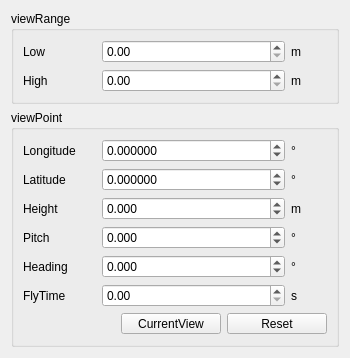
<?xml version="1.0" encoding="UTF-8"?>
<ui version="4.0">
 <class>view_point_stye_widget</class>
 <widget class="QWidget" name="view_point_stye_widget">
  <property name="geometry">
   <rect>
    <x>0</x>
    <y>0</y>
    <width>350</width>
    <height>358</height>
   </rect>
  </property>
  <property name="sizePolicy">
   <sizepolicy hsizetype="Preferred" vsizetype="Preferred">
    <horstretch>0</horstretch>
    <verstretch>0</verstretch>
   </sizepolicy>
  </property>
  <property name="maximumSize">
   <size>
    <width>177776</width>
    <height>177776</height>
   </size>
  </property>
  <property name="windowTitle">
   <string>ViewPointStyleWidget</string>
  </property>
  <layout class="QVBoxLayout" name="verticalLayout_2">
   <item>
    <widget class="QGroupBox" name="groupBox_viewRange">
     <property name="title">
      <string>viewRange</string>
     </property>
     <layout class="QGridLayout" name="gridLayout_3" columnstretch="2,5,1">
      <item row="0" column="0">
       <widget class="QLabel" name="lable_range_low">
        <property name="text">
         <string>Low</string>
        </property>
       </widget>
      </item>
      <item row="0" column="1">
       <widget class="QDoubleSpinBox" name="doubleSpinBox_rangeLow">
        <property name="decimals">
         <number>2</number>
        </property>
        <property name="minimum">
         <double>0.000000000000000</double>
        </property>
        <property name="maximum">
         <double>100000000.000000000000000</double>
        </property>
        <property name="singleStep">
         <double>1.000000000000000</double>
        </property>
       </widget>
      </item>
      <item row="0" column="2">
       <widget class="QLabel" name="label_16">
        <property name="text">
         <string>m</string>
        </property>
       </widget>
      </item>
      <item row="1" column="0">
       <widget class="QLabel" name="lable_range_high">
        <property name="text">
         <string>High</string>
        </property>
       </widget>
      </item>
      <item row="1" column="1">
       <widget class="QDoubleSpinBox" name="doubleSpinBox_rangeHigh">
        <property name="decimals">
         <number>2</number>
        </property>
        <property name="minimum">
         <double>0.000000000000000</double>
        </property>
        <property name="maximum">
         <double>100000000.000000000000000</double>
        </property>
       </widget>
      </item>
      <item row="1" column="2">
       <widget class="QLabel" name="label_14">
        <property name="text">
         <string>m</string>
        </property>
       </widget>
      </item>
     </layout>
    </widget>
   </item>
   <item>
    <widget class="QGroupBox" name="groupBox_viewPoint">
     <property name="title">
      <string>viewPoint</string>
     </property>
     <layout class="QGridLayout" name="gridLayout_2">
      <item row="0" column="0">
       <layout class="QVBoxLayout" name="verticalLayout" stretch="0,0,0">
        <item>
         <layout class="QGridLayout" name="gridLayout" columnstretch="2,5,1" columnminimumwidth="0,0,0">
          <item row="0" column="0">
           <widget class="QLabel" name="longitude_label">
            <property name="text">
             <string>Longitude</string>
            </property>
           </widget>
          </item>
          <item row="0" column="1">
           <widget class="QDoubleSpinBox" name="lontitude_doubleSpinBox">
            <property name="decimals">
             <number>6</number>
            </property>
            <property name="minimum">
             <double>-180.000000000000000</double>
            </property>
            <property name="maximum">
             <double>180.000000000000000</double>
            </property>
            <property name="singleStep">
             <double>1.000000000000000</double>
            </property>
           </widget>
          </item>
          <item row="0" column="2">
           <widget class="QLabel" name="label_10">
            <property name="text">
             <string>°</string>
            </property>
           </widget>
          </item>
          <item row="1" column="0">
           <widget class="QLabel" name="latitude_label_2">
            <property name="text">
             <string>Latitude</string>
            </property>
           </widget>
          </item>
          <item row="1" column="1">
           <widget class="QDoubleSpinBox" name="latitude_doubleSpinBox">
            <property name="decimals">
             <number>6</number>
            </property>
            <property name="minimum">
             <double>-90.000000000000000</double>
            </property>
            <property name="maximum">
             <double>90.000000000000000</double>
            </property>
           </widget>
          </item>
          <item row="1" column="2">
           <widget class="QLabel" name="label_9">
            <property name="text">
             <string>°</string>
            </property>
           </widget>
          </item>
          <item row="2" column="0">
           <widget class="QLabel" name="height_label_2">
            <property name="text">
             <string>Height</string>
            </property>
           </widget>
          </item>
          <item row="2" column="1">
           <widget class="QDoubleSpinBox" name="height_doubleSpinBox">
            <property name="decimals">
             <number>3</number>
            </property>
            <property name="minimum">
             <double>-20000.000000000000000</double>
            </property>
            <property name="maximum">
             <double>1000000000.000000000000000</double>
            </property>
           </widget>
          </item>
          <item row="2" column="2">
           <widget class="QLabel" name="label_12">
            <property name="text">
             <string>m</string>
            </property>
           </widget>
          </item>
          <item row="3" column="0">
           <widget class="QLabel" name="pitch_label_2">
            <property name="text">
             <string>Pitch</string>
            </property>
           </widget>
          </item>
          <item row="3" column="1">
           <widget class="QDoubleSpinBox" name="pitch_doubleSpinBox">
            <property name="decimals">
             <number>3</number>
            </property>
            <property name="minimum">
             <double>-180.000000000000000</double>
            </property>
            <property name="maximum">
             <double>180.000000000000000</double>
            </property>
           </widget>
          </item>
          <item row="3" column="2">
           <widget class="QLabel" name="label_11">
            <property name="text">
             <string>°</string>
            </property>
           </widget>
          </item>
          <item row="4" column="0">
           <widget class="QLabel" name="heading_label_2">
            <property name="text">
             <string>Heading</string>
            </property>
           </widget>
          </item>
          <item row="4" column="1">
           <widget class="QDoubleSpinBox" name="heading_doubleSpinBox">
            <property name="decimals">
             <number>3</number>
            </property>
            <property name="minimum">
             <double>-180.000000000000000</double>
            </property>
            <property name="maximum">
             <double>180.000000000000000</double>
            </property>
           </widget>
          </item>
          <item row="4" column="2">
           <widget class="QLabel" name="label_13">
            <property name="text">
             <string>°</string>
            </property>
           </widget>
          </item>
          <item row="5" column="0">
           <widget class="QLabel" name="fly_time_label_2">
            <property name="text">
             <string>FlyTime</string>
            </property>
           </widget>
          </item>
          <item row="5" column="1">
           <widget class="QDoubleSpinBox" name="fly_time_doubleSpinBox"/>
          </item>
          <item row="5" column="2">
           <widget class="QLabel" name="label_15">
            <property name="text">
             <string>s</string>
            </property>
           </widget>
          </item>
         </layout>
        </item>
        <item>
         <spacer name="verticalSpacer_2">
          <property name="orientation">
           <enum>Qt::Vertical</enum>
          </property>
          <property name="sizeHint" stdset="0">
           <size>
            <width>20</width>
            <height>40</height>
           </size>
          </property>
         </spacer>
        </item>
        <item>
         <layout class="QHBoxLayout" name="horizontalLayout_2">
          <item>
           <spacer name="horizontalSpacer_2">
            <property name="orientation">
             <enum>Qt::Horizontal</enum>
            </property>
            <property name="sizeHint" stdset="0">
             <size>
              <width>40</width>
              <height>20</height>
             </size>
            </property>
           </spacer>
          </item>
          <item>
           <widget class="QToolButton" name="current_view_toolButton">
            <property name="sizePolicy">
             <sizepolicy hsizetype="Minimum" vsizetype="Preferred">
              <horstretch>0</horstretch>
              <verstretch>0</verstretch>
             </sizepolicy>
            </property>
            <property name="minimumSize">
             <size>
              <width>100</width>
              <height>0</height>
             </size>
            </property>
            <property name="text">
             <string>CurrentView</string>
            </property>
           </widget>
          </item>
          <item>
           <widget class="QToolButton" name="reset_toolButton">
            <property name="sizePolicy">
             <sizepolicy hsizetype="Minimum" vsizetype="Preferred">
              <horstretch>0</horstretch>
              <verstretch>0</verstretch>
             </sizepolicy>
            </property>
            <property name="minimumSize">
             <size>
              <width>100</width>
              <height>0</height>
             </size>
            </property>
            <property name="text">
             <string>Reset</string>
            </property>
           </widget>
          </item>
         </layout>
        </item>
       </layout>
      </item>
      <item row="1" column="0">
       <spacer name="verticalSpacer">
        <property name="orientation">
         <enum>Qt::Vertical</enum>
        </property>
        <property name="sizeHint" stdset="0">
         <size>
          <width>20</width>
          <height>40</height>
         </size>
        </property>
       </spacer>
      </item>
     </layout>
     <zorder></zorder>
     <zorder>verticalSpacer</zorder>
    </widget>
   </item>
  </layout>
 </widget>
 <resources/>
 <connections/>
</ui>
